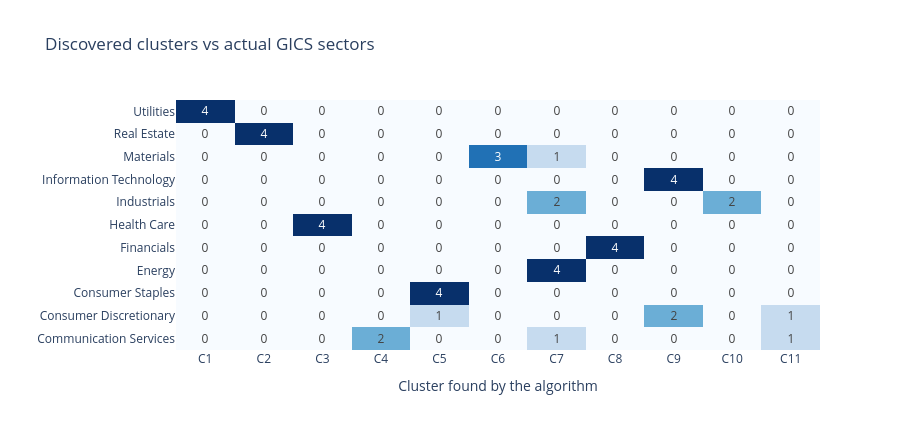

The notebook cell this image was saved under:
### Code cell
# Did the clustering rediscover the GICS sectors?
n_sectors = len({SECTOR[t] for t in universe})
cluster_labels = fcluster(Z, t=n_sectors, criterion="maxclust")
true_labels = pd.Categorical([SECTOR[t] for t in universe]).codes

ari = adjusted_rand_score(true_labels, cluster_labels)
nmi = normalized_mutual_info_score(true_labels, cluster_labels)

print(f"Clusters requested: {n_sectors} (the number of GICS sectors)")
print(f"Adjusted Rand Index vs GICS   : {ari:.3f}   (0 = random, 1 = perfect)")
print(f"Normalised Mutual Information : {nmi:.3f}\n")

crosstab = pd.crosstab(pd.Series([SECTOR[t] for t in universe], name="GICS sector"),
                       pd.Series(cluster_labels, name="Discovered cluster"))
perfect = [s for s in crosstab.index if crosstab.loc[s].max() == crosstab.loc[s].sum()]
print(f"Sectors recovered PERFECTLY (all {PER_SECTOR} stocks in one cluster): "
      f"{len(perfect)} of {n_sectors}")
for s in perfect:
    print(f"   {s}")

fig = go.Figure(go.Heatmap(z=crosstab.values, x=[f"C{c}" for c in crosstab.columns],
                           y=crosstab.index, colorscale="Blues",
                           text=crosstab.values, texttemplate="%{text}",
                           showscale=False))
fig.update_layout(title="Discovered clusters vs actual GICS sectors",
                  template=AIRM_TEMPLATE, height=430,
                  xaxis_title="Cluster found by the algorithm", yaxis_title="")
fig.show()

### Figure 1 — Plotly figure (JSON) as saved in the notebook; plotly's stock layout.template omitted (floating-point values rounded to 4 significant figures)
{"data": [{"colorscale": [[0, "rgb(247,251,255)"], [0.125, "rgb(222,235,247)"], [0.25, "rgb(198,219,239)"], [0.375, "rgb(158,202,225)"], [0.5, "rgb(107,174,214)"], [0.625, "rgb(66,146,198)"], [0.75, "rgb(33,113,181)"], [0.875, "rgb(8,81,156)"], [1, "rgb(8,48,107)"]], "showscale": false, "text": [[0, 0, 0, 2, 0, 0, 1, 0, 0, 0, 1], [0, 0, 0, 0, 1, 0, 0, 0, 2, 0, 1], [0, 0, 0, 0, 4, 0, 0, 0, 0, 0, 0], [0, 0, 0, 0, 0, 0, 4, 0, 0, 0, 0], [0, 0, 0, 0, 0, 0, 0, 4, 0, 0, 0], [0, 0, 4, 0, 0, 0, 0, 0, 0, 0, 0], [0, 0, 0, 0, 0, 0, 2, 0, 0, 2, 0], [0, 0, 0, 0, 0, 0, 0, 0, 4, 0, 0], [0, 0, 0, 0, 0, 3, 1, 0, 0, 0, 0], [0, 4, 0, 0, 0, 0, 0, 0, 0, 0, 0], [4, 0, 0, 0, 0, 0, 0, 0, 0, 0, 0]], "texttemplate": "%{text}", "type": "heatmap", "x": ["C1", "C2", "C3", "C4", "C5", "C6", "C7", "C8", "C9", "C10", "C11"], "y": ["Communication Services", "Consumer Discretionary", "Consumer Staples", "Energy", "Financials", "Health Care", "Industrials", "Information Technology", "Materials", "Real Estate", "Utilities"], "z": [[0, 0, 0, 2, 0, 0, 1, 0, 0, 0, 1], [0, 0, 0, 0, 1, 0, 0, 0, 2, 0, 1], [0, 0, 0, 0, 4, 0, 0, 0, 0, 0, 0], [0, 0, 0, 0, 0, 0, 4, 0, 0, 0, 0], [0, 0, 0, 0, 0, 0, 0, 4, 0, 0, 0], [0, 0, 4, 0, 0, 0, 0, 0, 0, 0, 0], [0, 0, 0, 0, 0, 0, 2, 0, 0, 2, 0], [0, 0, 0, 0, 0, 0, 0, 0, 4, 0, 0], [0, 0, 0, 0, 0, 3, 1, 0, 0, 0, 0], [0, 4, 0, 0, 0, 0, 0, 0, 0, 0, 0], [4, 0, 0, 0, 0, 0, 0, 0, 0, 0, 0]]}], "layout": {"height": 430, "title": {"text": "Discovered clusters vs actual GICS sectors"}, "xaxis": {"title": {"text": "Cluster found by the algorithm"}}, "yaxis": {"title": {"text": ""}}}}
